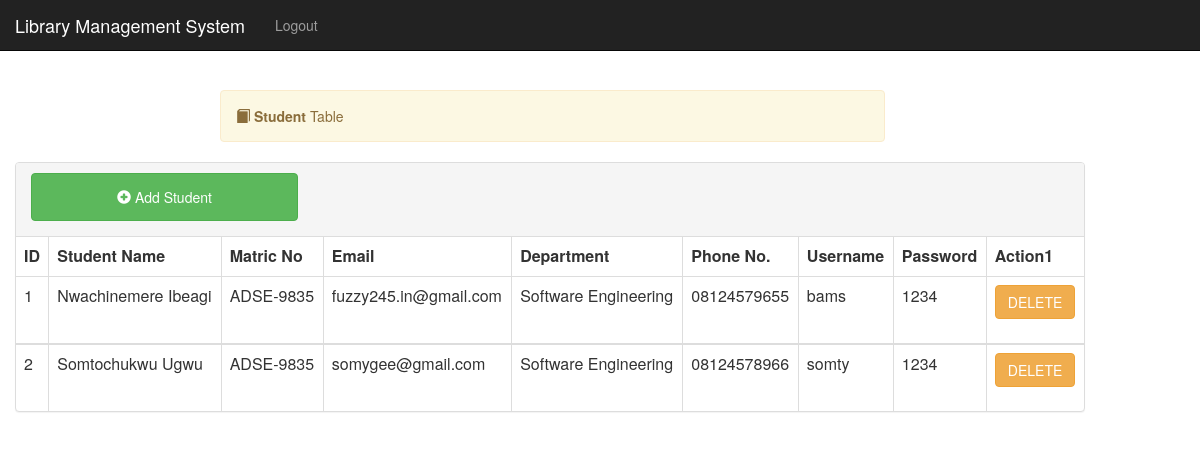
Page /viewstudents.php on the earlier database version.
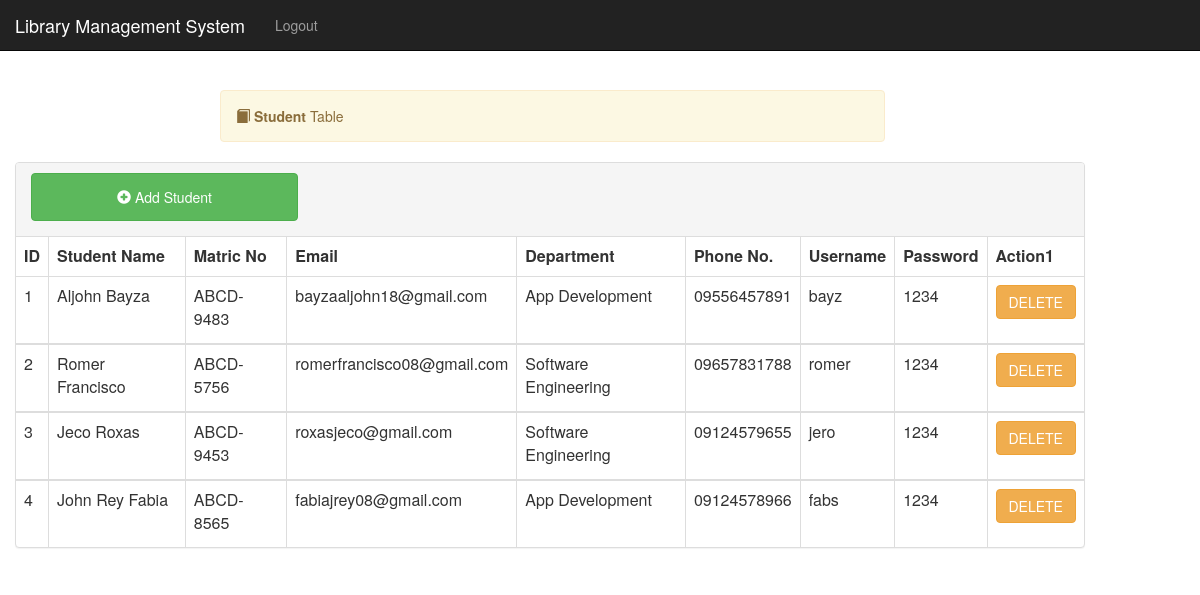
Same page on the later database version.
### tables this page shows
CREATE TABLE `students` (
  `studentId` int(11) NOT NULL,
  `matric_no` varchar(30) NOT NULL,
  `password` varchar(150) NOT NULL,
  `username` varchar(150) NOT NULL,
  `email` varchar(60) NOT NULL,
  `dept` varchar(60) NOT NULL,
  `numOfBooks` int(11) NOT NULL,
  `moneyOwed` varchar(20) NOT NULL,
  `photo` text NOT NULL,
  `phoneNumber` varchar(11) NOT NULL,
  `name` varchar(60) NOT NULL
);

### viewstudents.php (the view, shortened to what this page needs)
s<?php
	require 'includes/db-inc.php';
include "includes/header.php";
?>
<div class="container">
    <?php include "includes/nav.php"; ?>
	<div class="alert alert-warning col-lg-7 col-md-12 col-sm-12 col-xs-12 col-lg-offset-2 col-md-offset-0 col-sm-offset-1 col-xs-offset-0" style="margin-top:70px">
		<span class="glyphicon glyphicon-book"></span>
	    <strong>Student</strong> Table
	</div>
	</div>
	<div class="container col-lg-11 ">
		<div class="panel panel-default">
		  <div class="panel-heading">
		  	<div class="row">
		  	  <a href="addstudent.php"><button class="btn btn-success col-lg-3 col-md-4 col-sm-11 col-xs-11 button" style="margin-left: 15px;margin-bottom: 5px"><span class="glyphicon glyphicon-plus-sign"></span> Add Student</button></a>
			  <div class="col-lg-6 col-md-6 col-sm-12 col-xs-12 pull-right">
			  </div>
			</div>
		  </div>
		  <table class="table table-bordered">
		          <thead>
		               <tr>
		               	  <th>ID</th>
		                  <th>Student Name</th>
		                  <th>Matric No</th>
		                  <th>Email</th>
		                  <th>Department</th>
		                  <th>Phone No.</th>
		                  <th>Username</th>
		                  <th>Password</th>
		                  <th>Action1</th>
		                </tr>
		          </thead>
		          <?php
		          $sql = "SELECT * FROM students";
		          $query = mysqli_query($conn, $sql);
		          $counter = 1;
		          while ( $row = mysqli_fetch_assoc($query)) {
		           ?>
		          <tbody>
		            <tr>
		             <td><?php echo $counter++; ?></td>
		             <td><?php echo $row['name']; ?></td>
		             <td><?php echo $row['matric_no']; ?></td>
		             <td><?php echo $row['email']; ?></td>
		             <td><?php echo $row['dept']; ?></td>
		             <td><?php echo $row['phoneNumber']; ?></td>
		             <td><?php echo $row['username']; ?></td>
		             <td><?php echo $row['password']; ?></td>
		             <td>
		             	<form action="viewstudents.php" method="post">
		             <button name="submit" class="btn btn-warning">DELETE</button>
		             </form>
		         </td>
		            </tr>
		         </tbody>
		         <?php } ?>
		   </table>
	  </div>
	</div>
</body>
</html>

Differences in the rows shown:
changed students: name "Nwachinemere Ibeagi" → "Aljohn Bayza"; matric_no "ADSE-9835" → "ABCD-9483"; email "fuzzy245.in@gmail.com" → "bayzaaljohn18@gmail.com"; dept "Software Engineering" → "App Development"; phoneNumber "08124579655" → "09556457891"; username "bams" → "bayz"
changed students: name "Somtochukwu Ugwu" → "Romer Francisco"; matric_no "ADSE-9835" → "ABCD-5756"; email "somygee@gmail.com" → "romerfrancisco08@gmail.com"; phoneNumber "08124578966" → "09657831788"; username "somty" → "romer"
added students: name "Jeco Roxas", matric_no "ABCD-9453", email "roxasjeco@gmail.com", dept "Software Engineering", phoneNumber "09124579655", username "jero", password "1234"
added students: name "John Rey Fabia", matric_no "ABCD-8565", email "fabiajrey08@gmail.com", dept "App Development", phoneNumber "09124578966", username "fabs", password "1234"
